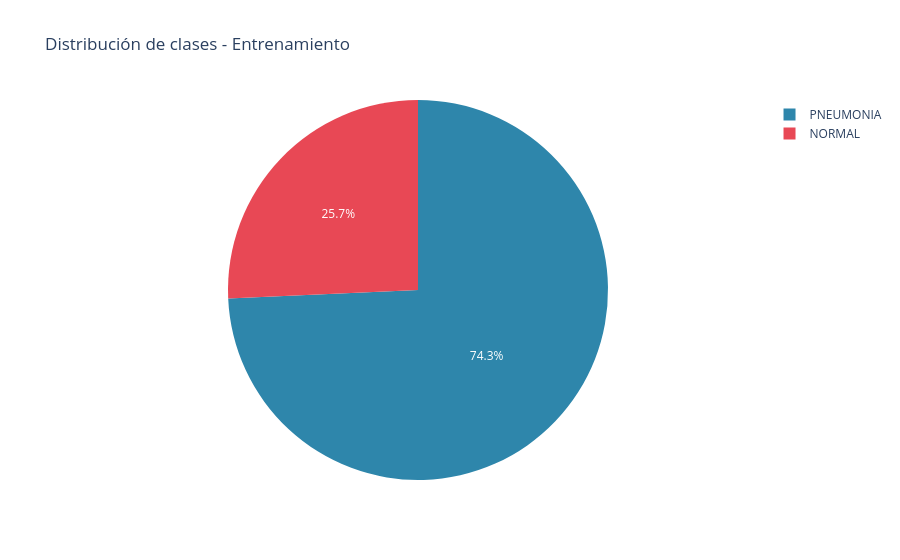

This figure's notebook cell:
### Markdown cell above
# 📊 PASO 3: Análisis Exploratorio de Datos (EDA)

## ¿Qué hacemos aquí?

Antes de entrenar cualquier modelo, es fundamental entender los datos:
1. **Distribución de clases**: ¿Están balanceadas?
2. **Visualizar imágenes**: ¿Cómo se ven las radiografías?
3. **Verificar calidad**: ¿Para corruptos o vacíos?

## ⚠️ Desbalance de Clases

Un problema crítico en el dataset original es el **desbalance de clases**:  
- PNEUMONIA: ~3,875 imágenes de entrenamiento
- NORMAL: ~1,341 imágenes de entrenamiento  
  
Este desbalance (~3:1) puede hacer que el modelo se **sesgue hacia PNEUMONIA**. Lo abordaremos con:
- `class_weight` durante el entrenamiento
- Data Augmentation en la clase minoritaria

### Code cell
# ============================================================
# CONTEO DE IMÁGENES
# ============================================================

def count_images(base_dir, class_names):
    """
    Cuenta las imágenes en cada subdirectorio de clase.
    
    Argumentos:
    -----------
    base_dir : str
        Directorio raíz (train, val o test)
    class_names : list
        Lista con los nombres de las clases
    
    Retorna:
    ---------
    dict: {clase: número de imágenes}
    """
    counts = {}
    for cls in class_names:
        path = os.path.join(base_dir, cls)
        if os.path.exists(path):
            # Filtrar solo archivos de imagen
            images = [f for f in os.listdir(path)
                      if f.lower().endswith(('.png', '.jpg', '.jpeg'))]
            counts[cls] = len(images)
        else:
            counts[cls] = 0
    return counts

# Contar imágenes por split
train_counts = count_images(TRAIN_DIR, CLASS_NAMES)
val_counts   = count_images(VAL_DIR,   CLASS_NAMES)
test_counts  = count_images(TEST_DIR,  CLASS_NAMES)

# Totales
total_train = sum(train_counts.values())
total_val   = sum(val_counts.values())
total_test  = sum(test_counts.values())
total_all   = total_train + total_val + total_test

print('='*50)
print('DISTRIBUCIÓN DEL DATASET')
print('='*50)
print(f'\n📁 ENTRENAMIENTO ({total_train} imágenes | {(total_train/total_all)*100:.1f}%)')
for cls, cnt in train_counts.items():
    print(f'   {cls}: {cnt} ({cnt/total_train*100:.1f}%)')

print(f'\n📁 VALIDACIÓN ({total_val} imágenes | {(total_val/total_all)*100:.1f}%)')
for cls, cnt in val_counts.items():
    print(f'   {cls}: {cnt} ({cnt/total_val*100:.1f}%)' if total_val > 0 else f'   {cls}: {cnt}')

print(f'\n📁 TEST ({total_test} imágenes | {(total_test/total_all)*100:.1f}%)')
for cls, cnt in test_counts.items():
    print(f'   {cls}: {cnt} ({cnt/total_test*100:.1f}%)')

print(f'\n📊 TOTAL: {total_all} imágenes')

# Gráfico de pie (igual que perrosygatos.ipynb)
fig = px.pie(
    names=CLASS_NAMES,
    values=[train_counts.get(c, 0) for c in CLASS_NAMES],
    title='Distribución de clases - Entrenamiento',
    color_discrete_sequence=['#2E86AB', '#E84855']
)
fig.show()

# Calcular class weights para compensar desbalance
n_normal    = train_counts.get('NORMAL', 1)
n_pneumonia = train_counts.get('PNEUMONIA', 1)
total_train_imgs = n_normal + n_pneumonia

class_weight = {
    0: total_train_imgs / (2 * n_normal),    # NORMAL
    1: total_train_imgs / (2 * n_pneumonia)  # PNEUMONIA
}
print(f'\n⚖️  Class Weights (para compensar desbalance):')
print(f'   NORMAL    (clase 0): {class_weight[0]:.3f}')
print(f'   PNEUMONIA (clase 1): {class_weight[1]:.3f}')

### Figure 1 — Plotly figure (JSON) as saved in the notebook; plotly's stock layout.template omitted (floating-point values rounded to 4 significant figures)
{"data": [{"domain": {"x": [0, 1], "y": [0, 1]}, "hovertemplate": "label=%{label}<br>value=%{value}<extra></extra>", "labels": ["NORMAL", "PNEUMONIA"], "legendgroup": "", "name": "", "showlegend": true, "type": "pie", "values": [1341, 3875]}], "layout": {"legend": {"tracegroupgap": 0}, "piecolorway": ["#2E86AB", "#E84855"], "title": {"text": "Distribución de clases - Entrenamiento"}}}
